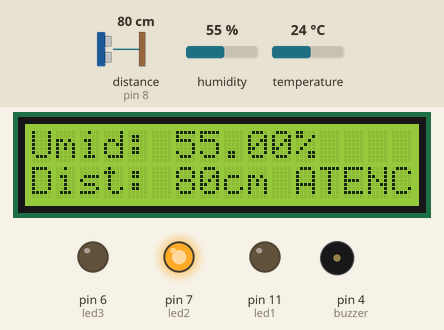
Simulated run of this sketch. Board: Arduino Uno, built with avr-gcc and run on an emulated ATmega328P. Shown: 16×2 character LCD, output pins drawn as LEDs (lit = HIGH), buzzer (waves = sounding, pin HIGH). Wiring (inferred from the names in the program): ultrasonic range finder: trigger pin 9; echo pin 8. Inputs (shaded band) come from the test bench; at power-on: distance to the obstacle (sensor on pin 8) 80 cm, humidity 55 %, temperature 24 °C. The echo pulse lasts 58.3 µs per cm; pins used as bus, display or sensor lines are not drawn; what the sketch prints to the serial monitor is not drawn.

Above: at 1.2 s.
1.3 s: distance to the obstacle (sensor on pin 8) set to 55 cm
At 3.3 s:
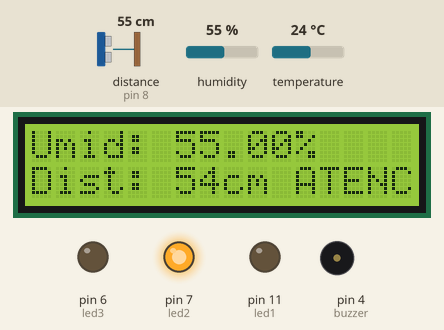
4.0 s: distance to the obstacle (sensor on pin 8) set to 46 cm
At 5.1 s:
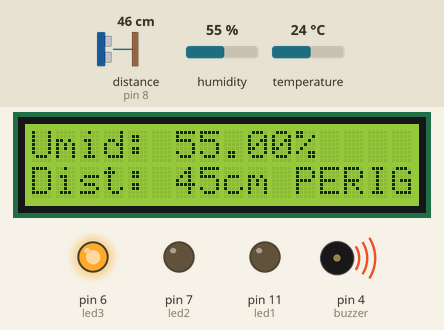
6.7 s: distance to the obstacle (sensor on pin 8) set to 120 cm
At 8.8 s:
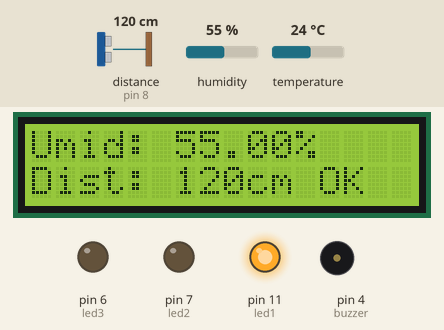
9.7 s: humidity set to 22 %
At 10.7 s:
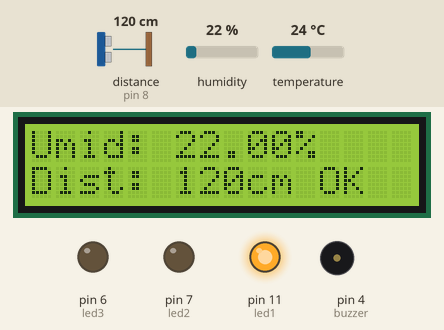
12.4 s: distance to the obstacle (sensor on pin 8) set to 250 cm
At 14.7 s:
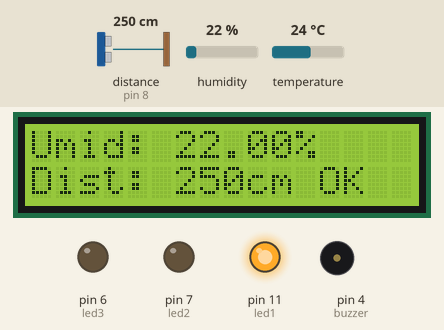
18.4 s: humidity set to 40 %
At 19.0 s:
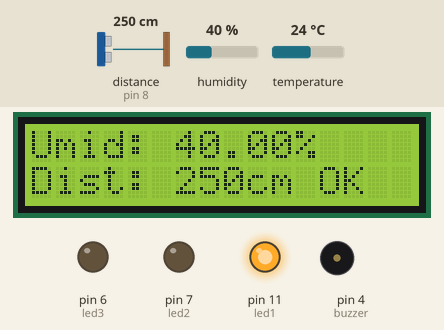
Timing chart, 0 to 21.4 s (numbered marks = the images above; inputs shaded):
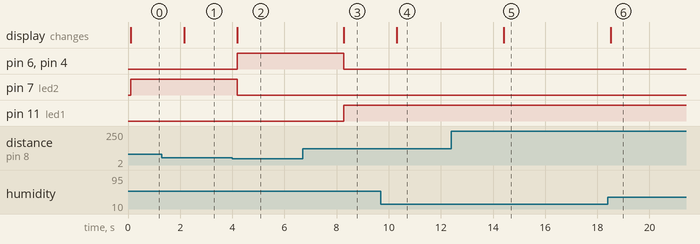

Measured:
- the behaviour switches between 52 and 51 cm on distance to the obstacle (sensor on pin 8) (found by bisection; images 1 and 2)
- after the input at 1.3 s, the display: changes after 0.85 s (image 1)
- after the input at 4.0 s, pin 6 (led3), pin 4 (buzzer): LOW → HIGH after 0.19 s; pin 7 (led2): HIGH → LOW after 0.19 s; the display: changes after 0.19 s (image 2)
- after the input at 6.7 s, pin 6 (led3), pin 4 (buzzer): HIGH → LOW after 1.6 s; pin 11 (led1): LOW → HIGH after 1.6 s; the display: changes after 1.6 s (image 3)
- after the input at 9.7 s, the display: changes after 0.62 s (image 4)
- after the input at 12.4 s, the display: changes after 2.0 s (image 5)
- after the input at 18.4 s, the display: changes after 0.11 s (image 6)

The sketch:

Alerta.ino
```cpp
#include "DHT.h"                     // Biblioteca para o sensor de umidade DHT22
#include <LiquidCrystal_I2C.h>      // Biblioteca para o display LCD com comunicação I2C

LiquidCrystal_I2C lcd(0x27, 16, 2); // Inicializa o LCD no endereço I2C 0x27, com 16 colunas e 2 linhas

#define dhtPin 10                   // Define o pino do Arduino conectado ao DHT22
#define dhtType DHT22              // Define o tipo do sensor como DHT22
#define trigger 9                  // Pino de trigger do sensor ultrassônico
#define echo 8                     // Pino de echo do sensor ultrassônico
#define led1 11                    // Pino do LED verde
#define led2 7                     // Pino do LED amarelo
#define led3 6                     // Pino do LED vermelho
#define buzzer 4                   // Pino do buzzer

DHT dht(dhtPin, dhtType);          // Cria o objeto do sensor DHT

float umid = 0;                    // Variável para armazenar o valor da umidade
int dist = 0;                      // Variável para armazenar a distância medida

void setup() {
  Serial.begin(9600);              // Inicializa a comunicação serial a 9600 bps
  dht.begin();                     // Inicia o sensor DHT
  pinMode(trigger, OUTPUT);       // Define o pino do trigger como saída
  pinMode(echo, INPUT);           // Define o pino do echo como entrada
  pinMode(led1, OUTPUT);          // Define o pino do LED verde como saída
  pinMode(led2, OUTPUT);          // Define o pino do LED amarelo como saída
  pinMode(led3, OUTPUT);          // Define o pino do LED vermelho como saída
  pinMode(buzzer, OUTPUT);        // Define o pino do buzzer como saída

  lcd.init();                      // Inicializa o LCD
  lcd.backlight();                 // Liga a luz de fundo do LCD
}

void loop() {
  // Leitura da umidade
  umid = dht.readHumidity();                                  // Lê a umidade do ar
  Serial.println("Umidade: " + String(umid) + "%");           // Exibe a umidade no monitor serial

  // Leitura da distância usando o sensor ultrassônico
  digitalWrite(trigger, LOW);
  delayMicroseconds(2);                                       // Pequeno atraso
  digitalWrite(trigger, HIGH);
  delayMicroseconds(10);
  digitalWrite(trigger, LOW);                                 // Finaliza o pulso

  dist = pulseIn(echo, HIGH) / 58;                            // Calcula a distância em cm
  Serial.println("Distancia: " + String(dist) + " cm");       // Exibe a distância no monitor serial

  // Exibição das informações no LCD
  lcd.clear();                                                // Limpa o LCD
  lcd.setCursor(0, 0);                                        // Define o cursor na primeira linha
  lcd.print("Umid: " + String(umid) + "%");                   // Mostra a umidade no LCD
  lcd.setCursor(0, 1);                                        // Define o cursor na segunda linha
  lcd.print("Dist: " + String(dist) + "cm ");                 // Mostra a distância no LCD

  // Verificação do nível de risco com base na distância
  if (dist > 100) {
    // Nível seguro
    digitalWrite(led1, HIGH);                                 // Liga o LED verde
    digitalWrite(led2, LOW);                                  // Desliga os outros LEDs
    digitalWrite(led3, LOW);
    digitalWrite(buzzer, LOW);                                // Buzzer desligado
    lcd.print("OK");                                          // Mensagem de status
  } else if (dist > 50) {
    // Nível de atenção
    digitalWrite(led1, LOW);
    digitalWrite(led2, HIGH);                                 // Liga o LED amarelo
    digitalWrite(led3, LOW);
    digitalWrite(buzzer, LOW);                                // Buzzer desligado
    lcd.print("ATENCAO");                                     // Mensagem de status
  } else {
    // Nível crítico
    digitalWrite(led1, LOW);
    digitalWrite(led2, LOW);
    digitalWrite(led3, HIGH);                                 // Liga o LED vermelho
    digitalWrite(buzzer, HIGH);                               // Ativa o buzzer
    lcd.print("PERIGO");                                      // Mensagem de status
  }

  delay(2000);                                                // Aguarda 2 segundos antes da próxima leitura
}
```
